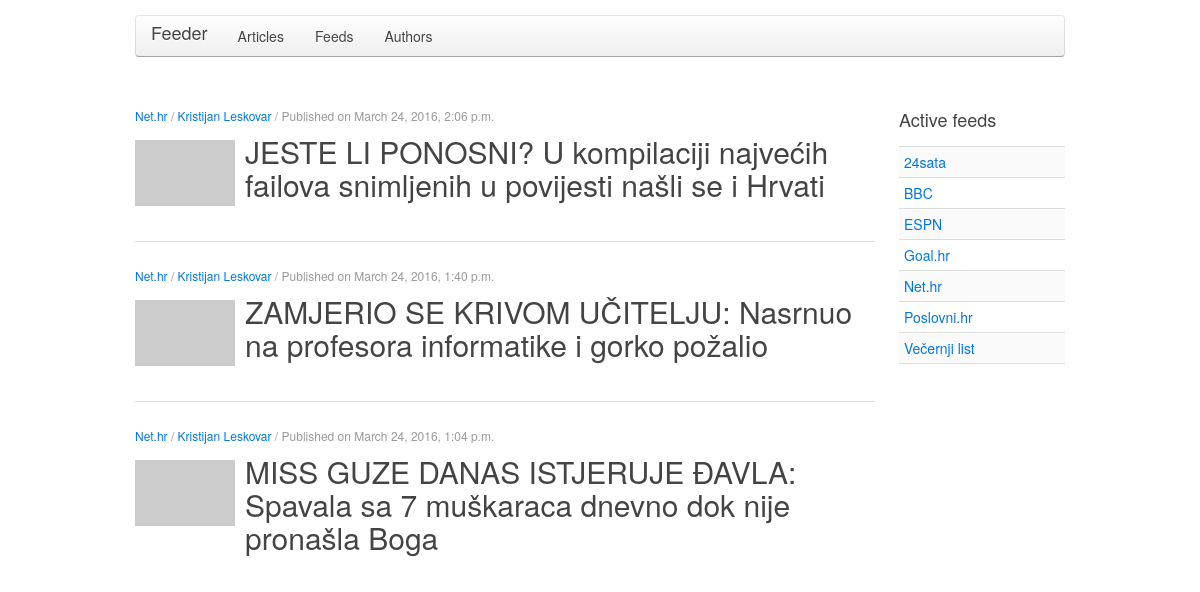
Page /author/581/kristijan-leskovar/ on the committed database.
### feeds/models.py (models this page shows, shortened)
class Article(models.Model):
    feed = models.ForeignKey(Feed, on_delete=models.CASCADE)
    title = models.CharField(max_length=250)
    slug = models.SlugField(max_length=250)
    url = models.URLField(max_length=250, verbose_name="URL")
    published = models.DateTimeField()
    img_url = models.URLField(blank=True)
    author = models.ForeignKey(Author, on_delete=models.CASCADE)
    is_active = models.BooleanField(default=True)
    created = models.DateTimeField(auto_now_add=True)
    updated = models.DateTimeField(auto_now=True)
    objects = models.Manager()
    published_articles = ActiveEntry()
    class Meta:
        ordering = ['-published']
        unique_together = ('feed', 'url')

class Feed(models.Model):
    title = models.CharField(max_length=250)
    slug = models.SlugField(max_length=250)
    url = models.URLField(max_length=250, verbose_name="URL")
    is_active = models.BooleanField(default=True)
    created = models.DateTimeField(auto_now_add=True)
    updated = models.DateTimeField(auto_now=True)
    last_fetch = models.DateTimeField(null=True)
    objects = models.Manager()
    active_feeds = ActiveEntry()
    class Meta:
        ordering = ['title']
        unique_together = ('title', 'url')
    def __str__(self):
        return self.title

class Author(models.Model):
    name = models.CharField(max_length=100)
    slug = models.SlugField(max_length=100)
    created = models.DateTimeField(auto_now_add=True)
    updated = models.DateTimeField(auto_now=True)
    class Meta:
        ordering = ['name']
    def __str__(self):
        return self.name

### feeds/views.py (the view)
# urls.py: url(r'^author/(?P<id>[0-9]+)/(?P<slug>[-\w]+)/$', views.AuthorArticlesListView.as_view(), name='author_article_list'),
class AuthorArticlesListView(ListView):
    template_name = 'feeds/feed/article_list.html'
    paginate_by = 20
    def active_feeds(self):
        return Feed.active_feeds.all().order_by('title')
    def get_queryset(self):
        self.author = get_object_or_404(Author, id=self.kwargs['id'])
        return Article.published_articles.filter(author=self.author).order_by('-published')

### feeds/models.py (called while the page is built)
    def get_queryset(self):
        return super(ActiveEntry, self).get_queryset().filter(is_active=True)

### feeds/templates/feeds/feed/article_list.html (shortened to what this page needs)
{% extends "feeds/base.html" %}
{% block content %}
  <div class="article-wrapper uk-width-4-5">
    {% if object_list %}
      {% for article in object_list %}
        <article class="uk-article uk-panel">
          <p class="uk-article-meta">
            <a href="{% url 'feeds:feed_article_list' article.feed.id article.feed.slug %}">{{ article.feed }}</a> /
            {% if article.author.id %} <a href="{% url 'feeds:author_article_list' article.author.id article.author.slug %}">{{ article.author }}</a> / {% endif %}
            Published on {{ article.published }}
          </p>
          <div class="article-container">
            <div class="article-thumb">
            {% if article.img_url %}
              <img src="{{ article.img_url }}">
            {% else %}
              <img src="https://placehold.it/100x66">
            {% endif %}
            </div>
            <h1 class="uk-article-title"><a href="{{ article.url }}" target="_blank">{{ article.title }}</a></h1>
          </div>
        </article>
      {% endfor %}
    {% else %}
      <p>No articles found!</p>
    {% endif %}
  </div>
  <div class="uk-width-1-5">
    <h3>Active feeds</h3>
    {% include "feeds/feed/feeds_list_side.html" with feeds=view.active_feeds %}
  </div>
{% endblock %}

### feeds/templates/feeds/feed/feeds_list_side.html
{% if feeds %}
  <ul class="uk-list uk-list-striped">
  {% for feed in feeds %}
    <li><a href="{% url 'feeds:feed_article_list' feed.id feed.slug %}">{{ feed.title }}</a></li>
  {% endfor %}
  </ul>
{% else %}
  <p>No active feeds found!</p>
{% endif %}

### feeds/static/css/custom.css (style rules this page uses)
.article-wrapper .article-thumb { float: left; }
.article-wrapper .article-thumb img { max-width: 100px; height: auto; margin: 5px 10px 10px 0; }
.article-wrapper .uk-article-meta { margin: 0; }
.article-wrapper h1.uk-article-title { margin: 10px 0; font-size: 30px; line-height: 1.1; }

### rows in the picture
Article: feed "Net.hr", author "Kristijan Leskovar", published "March 24, 2016, 2:06 p.m.", title "JESTE LI PONOSNI? U kompilaciji najvećih failova snimljenih u povijesti našli se i Hrvati"
Article: feed "Net.hr", author "Kristijan Leskovar", published "March 24, 2016, 1:40 p.m.", title "ZAMJERIO SE KRIVOM UČITELJU: Nasrnuo na profesora informatike i gorko požalio"
Article: feed "Net.hr", author "Kristijan Leskovar", published "March 24, 2016, 1:04 p.m.", title "MISS GUZE DANAS ISTJERUJE ĐAVLA: Spavala sa 7 muškaraca dnevno dok nije pronašla Boga"
Feed: title "24sata"
Feed: title "BBC"
Feed: title "ESPN"
Feed: title "Goal.hr"
Feed: title "Net.hr"
Feed: title "Poslovni.hr"
Feed: title "Večernji list"
